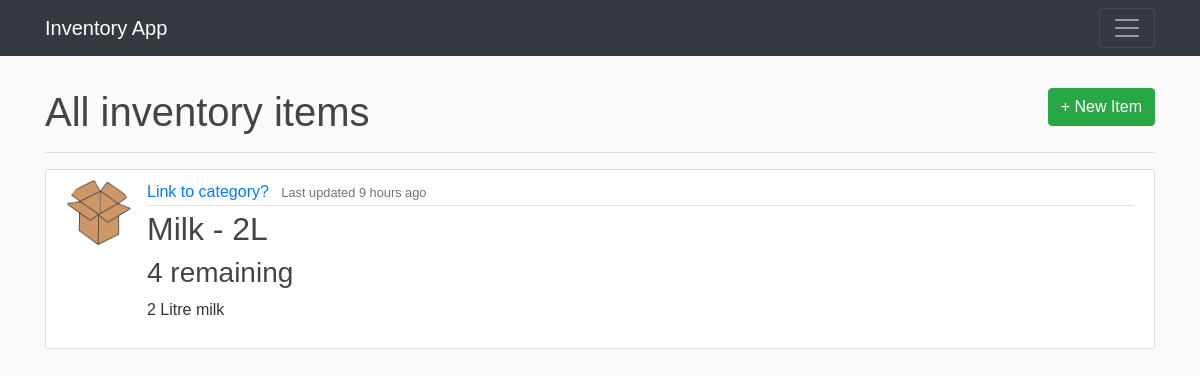
The page /inventory on the database as committed earlier.
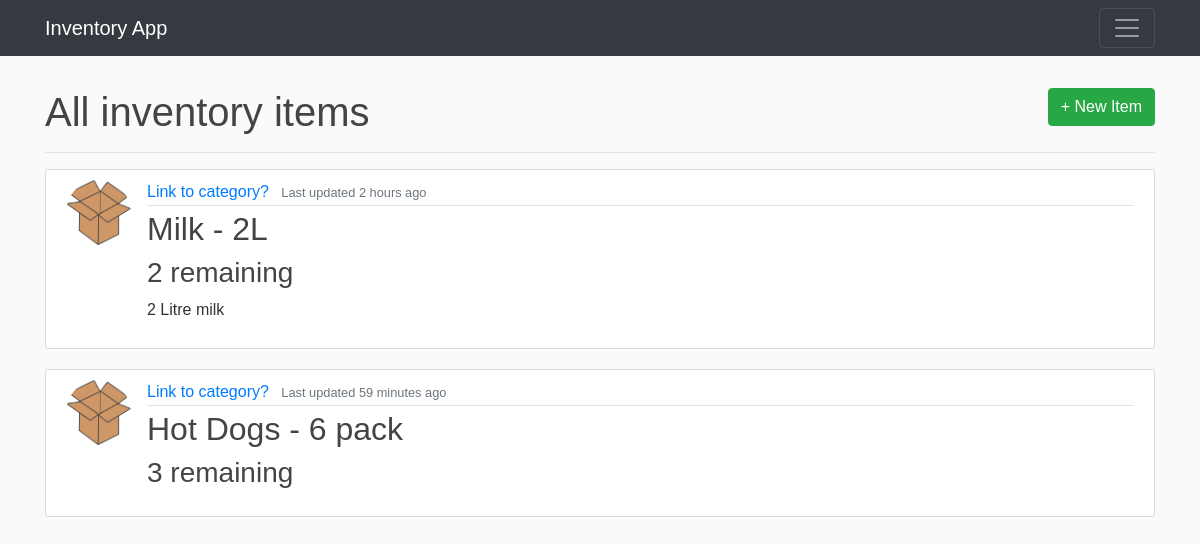
The same page on the database as committed later.
### inventoryapp/models.py (models this page shows, shortened)
class Inventory(db.Model):
    id = db.Column(db.Integer, primary_key = True)
    name = db.Column(db.String(100), nullable = False)
    size = db.Column(db.String(100), nullable = True)
    count = db.Column(db.Float(asdecimal = True), nullable = False)
    description = db.Column(db.Text, nullable = True)
    image_file = db.Column(db.String(20), nullable = False, default='default_item.png') #length 20 because it'll hold the hash of their image
    last_updated = db.Column(db.DateTime, nullable = False, default = datetime.utcnow)

### inventoryapp/inventory/routes.py (the view)
@inven.route('/inventory')
def inventory():
    all_inventory = Inventory.query.order_by(Inventory.last_updated).all()
    return render_template('inventory.html', inventory = all_inventory, calc_time_delta = calc_time_delta, remove_exponent = remove_exponent)

### inventoryapp/inventory/utils.py (called while the page is built)
def remove_exponent(d):
    return d.quantize(Decimal(1)) if d == d.to_integral() else d.normalize()

### inventoryapp/templates/inventory.html
{% extends 'layout.html' %}
{% block body %}
<br>
<div>
  <h1 style="display:inline">All inventory items</h1>
  {% if True %}
  <a style="display:inline" class="btn btn-success float-right" href='{{ url_for('inventory.new_item') }}'>+ New Item</a>
  {% endif %}
</div>
<hr>
{% for item in inventory %}
  <article class="media content-section">
    <img class="rounded-circle article-img" src="{{ url_for('static', filename='inventory_pics/' + item.image_file) }}">
    <div class="media-body">
      <div class="article-metadata">
        <a class="mr-2" href="#">Link to category?</a>
        <small class="text-muted">Last updated {{ calc_time_delta(item.last_updated) }}</small>
      </div>
      <h2><a class="article-title" href="{{ url_for('inventory.update_item', id = item.id)}}">{{ item.name }} - {{ item.size }}</a></h2>
      <h3>{{ remove_exponent(item.count) }} remaining</h3>
      <p class="article-content">{{ item.description }}</p>
    </div>
  </article>
{% endfor %}
{% endblock body%}

### inventoryapp/templates/layout.html (shortened to what this page needs)
<!DOCTYPE html>
<html lang="en">
<head>
    <link rel="stylesheet" href="https://stackpath.bootstrapcdn.com/bootstrap/4.4.1/css/bootstrap.min.css">
    <link rel="stylesheet" href="{{ url_for('static', filename='main.css') }}">
</head>
<body>
    <header class="site-header">
        <nav class="navbar navbar-dark bg-dark">
            <div class="container">
                <a class="navbar-brand" href="/">Inventory App</a>
                <button class="navbar-toggler" type="button" data-toggle="collapse" data-target="#navbarsExample01" aria-controls="navbarsExample01" aria-expanded="false" aria-label="Toggle navigation">
                  <span class="navbar-toggler-icon"></span>
                </button>
            </div>
        </nav>
    </header>
    <div class="container mt-2">
      {% block body %} {% endblock body%}
    </div>
</body>
</html>

### inventoryapp/static/main.css (style rules this page uses)
body { background: #fafafa; color: #333333; margin-top: 0rem; font-family: Helvetica; }
h1, h2, h3, h4, h5, h6 { color: #444444; }
.content-section { background: #ffffff; padding: 10px 20px; border: 1px solid #dddddd; border-radius: 3px; margin-bottom: 20px; }
.article-title { color: #444444; }
.article-content { white-space: pre-line; }
.article-img { height: 65px; width: 65px; margin-right: 16px; }
.article-metadata { padding-bottom: 1px; margin-bottom: 4px; border-bottom: 1px solid #e3e3e3 }

Rows that differ between the two databases and show on the page:
changed Inventory "Milk": last_updated "9 hours ago" → "2 hours ago"; count "4" → "2"
added Inventory: image_file (placeholder picture), last_updated "59 minutes ago", name "Hot Dogs", size "6 pack", count "3"
